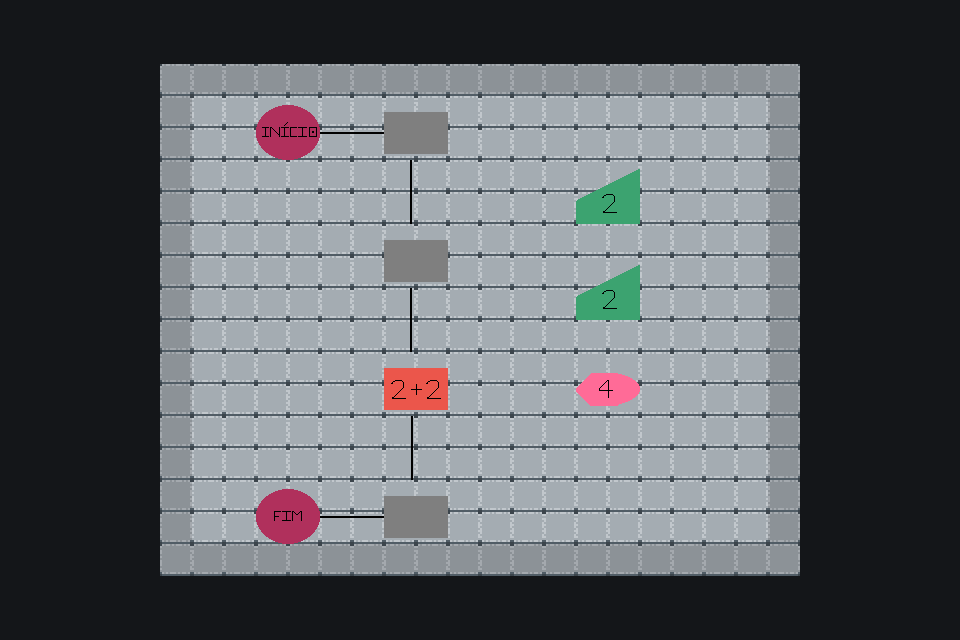

Below is a game level as drawn by its tile map, then a one-line description and the .tmx that defines it (tile-layer data replaced by summaries):
An orthogonal 30x20 tile map with 32x32 px tiles, 12 tile layers (fundo, chão, inicio1, fim1, ...), 9 tilesets.

<map version="1.10" tiledversion="1.11.0" orientation="orthogonal" renderorder="right-down" width="30" height="20" tilewidth="32" tileheight="32" infinite="0" nextlayerid="57" nextobjectid="5">
 <tileset firstgid="1" name="paredechao" tilewidth="32" tileheight="32" tilecount="256" columns="16">
  <image source="tilesets/paredechao.png" width="512" height="512" />
 </tileset>
 <tileset firstgid="257" name="FG_Cellar_A5" tilewidth="32" tileheight="32" tilecount="128" columns="8">
  <image source="tilesets/FG_Cellar_A5.png" width="256" height="512" />
 </tileset>
 <tileset firstgid="385" name="inicio1" tilewidth="64" tileheight="55" tilecount="1" columns="1">
  <image source="puzzle_nivel1/inicio1.png" width="64" height="55" />
 </tileset>
 <tileset firstgid="386" name="linha1" tilewidth="64" tileheight="55" tilecount="1" columns="1">
  <image source="puzzle_nivel1/linha1.png" width="64" height="55" />
 </tileset>
 <tileset firstgid="387" name="soma2" tilewidth="64" tileheight="55" tilecount="1" columns="1">
  <image source="puzzle_nivel1/soma2.png" width="64" height="55" />
 </tileset>
 <tileset firstgid="388" name="peca2" tilewidth="64" tileheight="55" tilecount="1" columns="1">
  <image source="puzzle_nivel1/peca2.png" width="64" height="55" />
 </tileset>
 <tileset firstgid="389" name="peca" tilewidth="64" tileheight="55" tilecount="1" columns="1">
  <image source="puzzle_nivel1/peca.png" width="64" height="55" />
 </tileset>
 <tileset firstgid="390" name="fim1" tilewidth="64" tileheight="55" tilecount="1" columns="1">
  <image source="puzzle_nivel1/fim1.png" width="64" height="55" />
 </tileset>
 <tileset firstgid="391" name="encaixe" tilewidth="64" tileheight="55" tilecount="1" columns="1">
  <image source="puzzle_nivel1/encaixe.png" width="64" height="55" />
 </tileset>
 <layer id="4" name="fundo" width="30" height="20" locked="1">
  <data>[600 cells, 600 non-empty, 1 distinct tile ids]</data>
 </layer>
 <layer id="44" name="chão" width="30" height="20">
  <data>[600 cells, 320 non-empty, 2 distinct tile ids]</data>
 </layer>
 <layer id="47" name="inicio1" width="30" height="20">
  <data>[600 cells, 1 non-empty, 1 distinct tile ids]</data>
 </layer>
 <layer id="48" name="fim1" width="30" height="20">
  <data>[600 cells, 1 non-empty, 1 distinct tile ids]</data>
 </layer>
 <layer id="49" name="linha1" width="30" height="20">
  <data>[600 cells, 5 non-empty, 1 distinct tile ids]</data>
 </layer>
 <layer id="50" name="peca AB1" width="30" height="20">
  <data>[600 cells, 1 non-empty, 1 distinct tile ids]</data>
 </layer>
 <layer id="51" name="peca AB2" width="30" height="20">
  <data>[600 cells, 1 non-empty, 1 distinct tile ids]</data>
 </layer>
 <layer id="52" name="peca C" width="30" height="20">
  <data>[600 cells, 1 non-empty, 1 distinct tile ids]</data>
 </layer>
 <layer id="54" name="encpeca AB1" width="30" height="20">
  <data>[600 cells, 1 non-empty, 1 distinct tile ids]</data>
 </layer>
 <layer id="55" name="encpeca AB2" width="30" height="20">
  <data>[600 cells, 1 non-empty, 1 distinct tile ids]</data>
 </layer>
 <layer id="56" name="encpeca C" width="30" height="20">
  <data>[600 cells, 1 non-empty, 1 distinct tile ids]</data>
 </layer>
 <layer id="53" name="soma2" width="30" height="20">
  <data>[600 cells, 1 non-empty, 1 distinct tile ids]</data>
 </layer>
</map>
